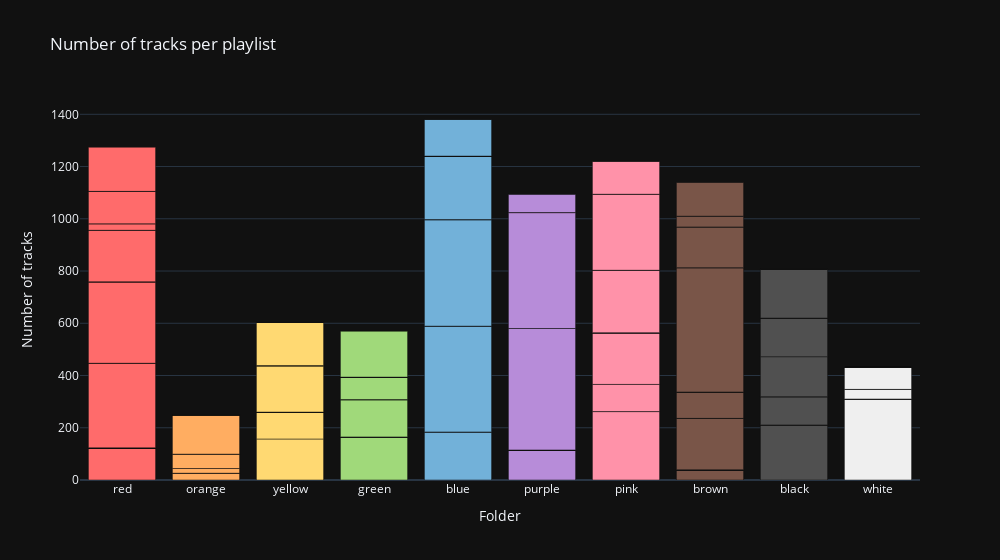

The notebook cell this image was saved under:
### Code cell
# Show track counts per folder, divided by playlist
f.make_folder_bars(df)

### Figure 1 — Plotly figure (JSON) as saved in the notebook; plotly's stock layout.template omitted (floating-point values rounded to 4 significant figures)
{"data": [{"alignmentgroup": "True", "hovertemplate": "<b>%{hovertext}</b><br><br>Folder=%{x}<br>Number of tracks=%{y}<extra></extra>", "hovertext": [null, "🥊 Grit", null, null, null, null, null, null, null, null, null, null, null, null, null, "🔥 Ladyrager", null, null, null, null, null, null, null, null, "🎒 Throwback", null, null, null, null, "❤️🔥 Dancing", null, null, null, null, null, null, "🎺 Balkan", null, "👅 Goofy Flow", null, null, null, null, null, null, null, null, null, "⚡️ Speed"], "legendgroup": "red", "marker": {"color": "#FF6B6B", "pattern": {"shape": ""}}, "name": "red", "offsetgroup": "red", "orientation": "v", "showlegend": true, "textposition": "auto", "type": "bar", "x": ["red", "red", "red", "red", "red", "red", "red", "red", "red", "red", "red", "red", "red", "red", "red", "red", "red", "red", "red", "red", "red", "red", "red", "red", "red", "red", "red", "red", "red", "red", "red", "red", "red", "red", "red", "red", "red", "red", "red", "red", "red", "red", "red", "red", "red", "red", "red", "red", "red"], "xaxis": "x", "y": [0, 123, 0, 0, 0, 0, 0, 0, 0, 0, 0, 0, 0, 0, 0, 324, 0, 0, 0, 0, 0, 0, 0, 0, 312, 0, 0, 0, 0, 197, 0, 0, 0, 0, 0, 0, 25, 0, 124, 0, 0, 0, 0, 0, 0, 0, 0, 0, 169], "yaxis": "y"}, {"alignmentgroup": "True", "hovertemplate": "<b>%{hovertext}</b><br><br>Folder=%{x}<br>Number of tracks=%{y}<extra></extra>", "hovertext": [null, null, null, "☕️ Coffee", null, null, null, null, null, null, null, null, null, null, null, null, null, null, null, null, null, null, null, "🌕 Moon", null, null, "🥃 Jameson", null, null, null, null, null, null, null, "🍂 Autumn", null, null, null, null, null, null, null, null, null, null, null, null, null, null], "legendgroup": "orange", "marker": {"color": "#FFAD61", "pattern": {"shape": ""}}, "name": "orange", "offsetgroup": "orange", "orientation": "v", "showlegend": true, "textposition": "auto", "type": "bar", "x": ["orange", "orange", "orange", "orange", "orange", "orange", "orange", "orange", "orange", "orange", "orange", "orange", "orange", "orange", "orange", "orange", "orange", "orange", "orange", "orange", "orange", "orange", "orange", "orange", "orange", "orange", "orange", "orange", "orange", "orange", "orange", "orange", "orange", "orange", "orange", "orange", "orange", "orange", "orange", "orange", "orange", "orange", "orange", "orange", "orange", "orange", "orange", "orange", "orange"], "xaxis": "x", "y": [0, 0, 0, 26, 0, 0, 0, 0, 0, 0, 0, 0, 0, 0, 0, 0, 0, 0, 0, 0, 0, 0, 0, 18, 0, 0, 55, 0, 0, 0, 0, 0, 0, 0, 151, 0, 0, 0, 0, 0, 0, 0, 0, 0, 0, 0, 0, 0, 0], "yaxis": "y"}, {"alignmentgroup": "True", "hovertemplate": "<b>%{hovertext}</b><br><br>Folder=%{x}<br>Number of tracks=%{y}<extra></extra>", "hovertext": [null, null, null, null, null, null, null, null, null, null, null, null, null, null, null, null, null, null, null, null, null, "😎 Bops", "🖍️ Crayons", null, null, null, null, null, "🌻 Happy", null, null, null, null, null, null, null, null, null, null, "🌞 Sparkle", null, null, null, null, null, null, null, null, null], "legendgroup": "yellow", "marker": {"color": "#FFD972", "pattern": {"shape": ""}}, "name": "yellow", "offsetgroup": "yellow", "orientation": "v", "showlegend": true, "textposition": "auto", "type": "bar", "x": ["yellow", "yellow", "yellow", "yellow", "yellow", "yellow", "yellow", "yellow", "yellow", "yellow", "yellow", "yellow", "yellow", "yellow", "yellow", "yellow", "yellow", "yellow", "yellow", "yellow", "yellow", "yellow", "yellow", "yellow", "yellow", "yellow", "yellow", "yellow", "yellow", "yellow", "yellow", "yellow", "yellow", "yellow", "yellow", "yellow", "yellow", "yellow", "yellow", "yellow", "yellow", "yellow", "yellow", "yellow", "yellow", "yellow", "yellow", "yellow", "yellow"], "xaxis": "x", "y": [0, 0, 0, 0, 0, 0, 0, 0, 0, 0, 0, 0, 0, 0, 0, 0, 0, 0, 0, 0, 0, 157, 103, 0, 0, 0, 0, 0, 178, 0, 0, 0, 0, 0, 0, 0, 0, 0, 0, 167, 0, 0, 0, 0, 0, 0, 0, 0, 0], "yaxis": "y"}, {"alignmentgroup": "True", "hovertemplate": "<b>%{hovertext}</b><br><br>Folder=%{x}<br>Number of tracks=%{y}<extra></extra>", "hovertext": ["🥾 Dirtygrass", null, null, null, null, null, null, null, "🌿 Bluegrass", null, null, null, null, null, null, null, null, null, "☘️ Fast Celtic/Folk", null, null, null, null, null, null, null, null, null, null, null, null, null, null, null, null, null, null, null, null, null, "🪴 Witches", null, null, null, null, null, null, null, null], "legendgroup": "green", "marker": {"color": "#A0D97A", "pattern": {"shape": ""}}, "name": "green", "offsetgroup": "green", "orientation": "v", "showlegend": true, "textposition": "auto", "type": "bar", "x": ["green", "green", "green", "green", "green", "green", "green", "green", "green", "green", "green", "green", "green", "green", "green", "green", "green", "green", "green", "green", "green", "green", "green", "green", "green", "green", "green", "green", "green", "green", "green", "green", "green", "green", "green", "green", "green", "green", "green", "green", "green", "green", "green", "green", "green", "green", "green", "green", "green"], "xaxis": "x", "y": [165, 0, 0, 0, 0, 0, 0, 0, 143, 0, 0, 0, 0, 0, 0, 0, 0, 0, 86, 0, 0, 0, 0, 0, 0, 0, 0, 0, 0, 0, 0, 0, 0, 0, 0, 0, 0, 0, 0, 0, 178, 0, 0, 0, 0, 0, 0, 0, 0], "yaxis": "y"}, {"alignmentgroup": "True", "hovertemplate": "<b>%{hovertext}</b><br><br>Folder=%{x}<br>Number of tracks=%{y}<extra></extra>", "hovertext": [null, null, null, null, null, null, null, null, null, null, "💦 Shower", null, null, "🌦 Healing", null, null, null, null, null, null, null, null, null, null, null, "🕊 Haunted Babes", null, null, null, null, null, "🪺 Vermont", null, null, null, null, null, null, null, null, null, null, null, "❄️ Bare", null, null, null, null, null], "legendgroup": "blue", "marker": {"color": "#72B1D9", "pattern": {"shape": ""}}, "name": "blue", "offsetgroup": "blue", "orientation": "v", "showlegend": true, "textposition": "auto", "type": "bar", "x": ["blue", "blue", "blue", "blue", "blue", "blue", "blue", "blue", "blue", "blue", "blue", "blue", "blue", "blue", "blue", "blue", "blue", "blue", "blue", "blue", "blue", "blue", "blue", "blue", "blue", "blue", "blue", "blue", "blue", "blue", "blue", "blue", "blue", "blue", "blue", "blue", "blue", "blue", "blue", "blue", "blue", "blue", "blue", "blue", "blue", "blue", "blue", "blue", "blue"], "xaxis": "x", "y": [0, 0, 0, 0, 0, 0, 0, 0, 0, 0, 184, 0, 0, 405, 0, 0, 0, 0, 0, 0, 0, 0, 0, 0, 0, 408, 0, 0, 0, 0, 0, 243, 0, 0, 0, 0, 0, 0, 0, 0, 0, 0, 0, 142, 0, 0, 0, 0, 0], "yaxis": "y"}, {"alignmentgroup": "True", "hovertemplate": "<b>%{hovertext}</b><br><br>Folder=%{x}<br>Number of tracks=%{y}<extra></extra>", "hovertext": [null, null, null, null, null, null, null, null, null, null, null, null, null, null, null, null, null, null, null, null, "🐸 Mossy", null, null, null, null, null, null, null, null, null, null, null, "🔍 Focus", null, null, "☔️ Soft", null, null, null, null, null, null, null, null, null, null, "🌌 Space", null, null], "legendgroup": "purple", "marker": {"color": "#B78CD9", "pattern": {"shape": ""}}, "name": "purple", "offsetgroup": "purple", "orientation": "v", "showlegend": true, "textposition": "auto", "type": "bar", "x": ["purple", "purple", "purple", "purple", "purple", "purple", "purple", "purple", "purple", "purple", "purple", "purple", "purple", "purple", "purple", "purple", "purple", "purple", "purple", "purple", "purple", "purple", "purple", "purple", "purple", "purple", "purple", "purple", "purple", "purple", "purple", "purple", "purple", "purple", "purple", "purple", "purple", "purple", "purple", "purple", "purple", "purple", "purple", "purple", "purple", "purple", "purple", "purple", "purple"], "xaxis": "x", "y": [0, 0, 0, 0, 0, 0, 0, 0, 0, 0, 0, 0, 0, 0, 0, 0, 0, 0, 0, 0, 115, 0, 0, 0, 0, 0, 0, 0, 0, 0, 0, 0, 465, 0, 0, 444, 0, 0, 0, 0, 0, 0, 0, 0, 0, 0, 71, 0, 0], "yaxis": "y"}, {"alignmentgroup": "True", "hovertemplate": "<b>%{hovertext}</b><br><br>Folder=%{x}<br>Number of tracks=%{y}<extra></extra>", "hovertext": [null, null, null, null, "💐 Hipster", null, "💅 Girl Spit", null, null, null, null, null, null, null, null, null, null, null, null, "🍭 Pop", null, null, null, null, null, null, null, null, null, null, "🌷 Love", null, null, null, null, null, null, null, null, null, null, null, "☁︎ Vapor Rap", null, null, "🍭 Saccharine", null, null, null], "legendgroup": "pink", "marker": {"color": "#FF92A9", "pattern": {"shape": ""}}, "name": "pink", "offsetgroup": "pink", "orientation": "v", "showlegend": true, "textposition": "auto", "type": "bar", "x": ["pink", "pink", "pink", "pink", "pink", "pink", "pink", "pink", "pink", "pink", "pink", "pink", "pink", "pink", "pink", "pink", "pink", "pink", "pink", "pink", "pink", "pink", "pink", "pink", "pink", "pink", "pink", "pink", "pink", "pink", "pink", "pink", "pink", "pink", "pink", "pink", "pink", "pink", "pink", "pink", "pink", "pink", "pink", "pink", "pink", "pink", "pink", "pink", "pink"], "xaxis": "x", "y": [0, 0, 0, 0, 262, 0, 104, 0, 0, 0, 0, 0, 0, 0, 0, 0, 0, 0, 0, 198, 0, 0, 0, 0, 0, 0, 0, 0, 0, 0, 239, 0, 0, 0, 0, 0, 0, 0, 0, 0, 0, 0, 291, 0, 0, 127, 0, 0, 0], "yaxis": "y"}, {"alignmentgroup": "True", "hovertemplate": "<b>%{hovertext}</b><br><br>Folder=%{x}<br>Number of tracks=%{y}<extra></extra>", "hovertext": [null, null, null, null, null, "🎄 Evergreens", null, null, null, null, null, null, null, null, null, null, null, null, null, null, null, null, null, null, null, null, null, "🪕 Folk Punk", null, null, null, null, null, "🎻 Strings", null, null, null, "🧺 Hiraeth", null, null, null, "🎥 Oldschool", null, null, "📆 Work", null, null, "🎙 Vintage", null], "legendgroup": "brown", "marker": {"color": "#795548", "pattern": {"shape": ""}}, "name": "brown", "offsetgroup": "brown", "orientation": "v", "showlegend": true, "textposition": "auto", "type": "bar", "x": ["brown", "brown", "brown", "brown", "brown", "brown", "brown", "brown", "brown", "brown", "brown", "brown", "brown", "brown", "brown", "brown", "brown", "brown", "brown", "brown", "brown", "brown", "brown", "brown", "brown", "brown", "brown", "brown", "brown", "brown", "brown", "brown", "brown", "brown", "brown", "brown", "brown", "brown", "brown", "brown", "brown", "brown", "brown", "brown", "brown", "brown", "brown", "brown", "brown"], "xaxis": "x", "y": [0, 0, 0, 0, 0, 39, 0, 0, 0, 0, 0, 0, 0, 0, 0, 0, 0, 0, 0, 0, 0, 0, 0, 0, 0, 0, 0, 197, 0, 0, 0, 0, 0, 101, 0, 0, 0, 476, 0, 0, 0, 156, 0, 0, 41, 0, 0, 130, 0], "yaxis": "y"}, {"alignmentgroup": "True", "hovertemplate": "<b>%{hovertext}</b><br><br>Folder=%{x}<br>Number of tracks=%{y}<extra></extra>", "hovertext": [null, null, "📚 Rhymes", null, null, null, null, "🚬 No Fucks", null, null, null, "🏴 Punk", "💩 Memes", null, null, null, "🏛️ America 202(N)", null, null, null, null, null, null, null, null, null, null, null, null, null, null, null, null, null, null, null, null, null, null, null, null, null, null, null, null, null, null, null, null], "legendgroup": "black", "marker": {"color": "#505050", "pattern": {"shape": ""}}, "name": "black", "offsetgroup": "black", "orientation": "v", "showlegend": true, "textposition": "auto", "type": "bar", "x": ["black", "black", "black", "black", "black", "black", "black", "black", "black", "black", "black", "black", "black", "black", "black", "black", "black", "black", "black", "black", "black", "black", "black", "black", "black", "black", "black", "black", "black", "black", "black", "black", "black", "black", "black", "black", "black", "black", "black", "black", "black", "black", "black", "black", "black", "black", "black", "black", "black"], "xaxis": "x", "y": [0, 0, 211, 0, 0, 0, 0, 108, 0, 0, 0, 153, 148, 0, 0, 0, 188, 0, 0, 0, 0, 0, 0, 0, 0, 0, 0, 0, 0, 0, 0, 0, 0, 0, 0, 0, 0, 0, 0, 0, 0, 0, 0, 0, 0, 0, 0, 0, 0], "yaxis": "y"}, {"alignmentgroup": "True", "hovertemplate": "<b>%{hovertext}</b><br><br>Folder=%{x}<br>Number of tracks=%{y}<extra></extra>", "hovertext": [null, null, null, null, null, null, null, null, null, "🥇 Tops Aggregated", null, null, null, null, "🤍 On repeat", null, null, "🌈 Sharing is Caring", null, null, null, null, null, null, null, null, null, null, null, null, null, null, null, null, null, null, null, null, null, null, null, null, null, null, null, null, null, null, null], "legendgroup": "white", "marker": {"color": "#EFEFEF", "pattern": {"shape": ""}}, "name": "white", "offsetgroup": "white", "orientation": "v", "showlegend": true, "textposition": "auto", "type": "bar", "x": ["white", "white", "white", "white", "white", "white", "white", "white", "white", "white", "white", "white", "white", "white", "white", "white", "white", "white", "white", "white", "white", "white", "white", "white", "white", "white", "white", "white", "white", "white", "white", "white", "white", "white", "white", "white", "white", "white", "white", "white", "white", "white", "white", "white", "white", "white", "white", "white", "white"], "xaxis": "x", "y": [0, 0, 0, 0, 0, 0, 0, 0, 0, 310, 0, 0, 0, 0, 37, 0, 0, 84, 0, 0, 0, 0, 0, 0, 0, 0, 0, 0, 0, 0, 0, 0, 0, 0, 0, 0, 0, 0, 0, 0, 0, 0, 0, 0, 0, 0, 0, 0, 0], "yaxis": "y"}], "layout": {"barmode": "relative", "legend": {"title": {"text": "Folder"}, "tracegroupgap": 0}, "showlegend": false, "title": {"text": "Number of tracks per playlist"}, "width": 1000, "xaxis": {"anchor": "y", "categoryarray": ["red", "orange", "yellow", "green", "blue", "purple", "pink", "brown", "black", "white"], "categoryorder": "array", "domain": [0, 1], "title": {"text": "Folder"}}, "yaxis": {"anchor": "x", "domain": [0, 1], "title": {"text": "Number of tracks"}}}}
